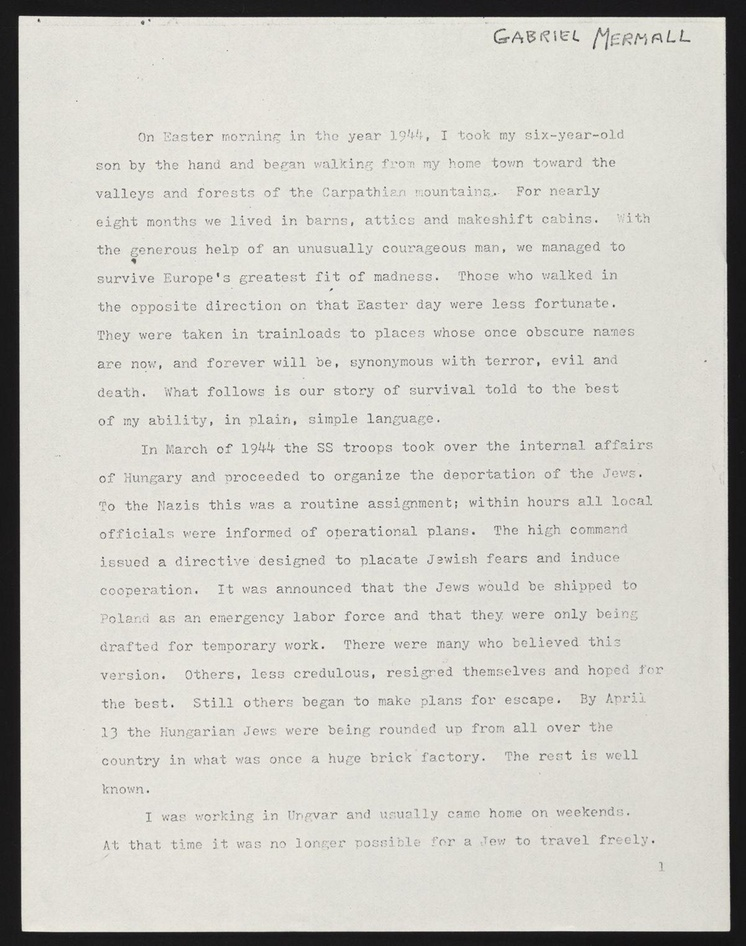
#> input picture process_img/page_01.jpg, 746 x 946 px, shrunk from 1200 x 1522 before the run
$ python -i utils.py   (imports and definitions only)
#> lines starting #> are read from the running program, lines starting #| are printed output that depends on the picture; after the words box and inside, x2 and y2 are one past the last pixel; in counts of white or black regions, pixels touching at a corner belong together
import cv2
import numpy as np

def noise_removal(image):
    kernel = np.ones((1, 1), np.uint8)
    image = cv2.dilate(image, kernel, iterations=1)
    kernel = np.ones((1, 1), np.uint8)
    image = cv2.erode(image, kernel, iterations=1)
    image = cv2.morphologyEx(image, cv2.MORPH_CLOSE, kernel)
    image = cv2.medianBlur(image, 3)
    return image


# def noise_removal(image):
#     # Tăng kích thước kernel cho các bước dilate và erode
#     kernel = np.ones((3, 3), np.uint8)
#
#     # Loại bỏ nhiễu nhỏ hơn và làm dày các đường nét với phép toán morphology
#     image = cv2.dilate(image, kernel, iterations=1)
#     image = cv2.erode(image, kernel, iterations=1)
#     image = cv2.morphologyEx(image, cv2.MORPH_CLOSE, kernel)
#
#     # Sử dụng Gaussian Blur thay vì Median Blur để làm mờ nhiễu
#     image = cv2.GaussianBlur(image, (5, 5), 0)
#
#     # Thêm Adaptive Threshold để giữ độ tương phản tốt
#     image = cv2.adaptiveThreshold(
#         image, 255, cv2.ADAPTIVE_THRESH_GAUSSIAN_C, cv2.THRESH_BINARY, 11, 2
#     )
#
#     return image


def enhance_text(image):
    kernel = np.array([[0, -1, 0],
                       [-1, 5, -1],
                       [0, -1, 0]])
    return cv2.filter2D(image, -1, kernel)

def apply_threshold(image, threshold_value=150):
    # Áp dụng threshold để chuyển ảnh thành đen trắng
#> called with threshold_value = 150
    _, binary_img = cv2.threshold(image, threshold_value, 255, cv2.THRESH_BINARY_INV)
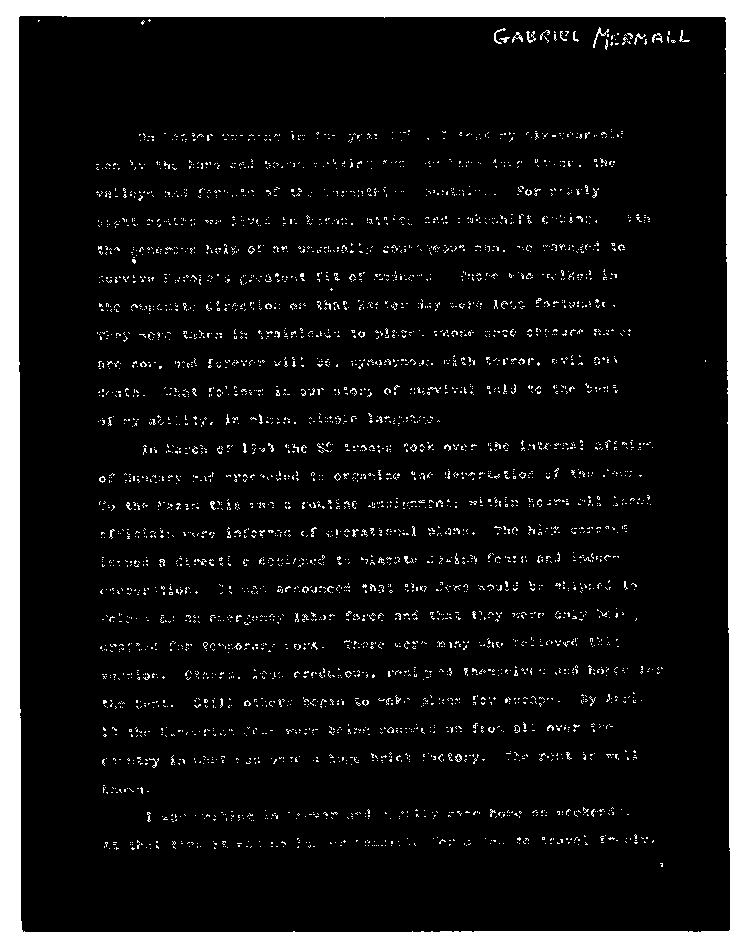
#> binary_img: shape (946, 746); 10.4% white; 3830 white regions (3770 under 20 px), largest, box (x1, y1, x2, y2) and area: (0, 0, 746, 946) 58245, (593, 27, 609, 48) 66, (526, 31, 536, 43) 53
    return binary_img

def process_image(image_path):
    # Đọc ảnh và chuyển về grayscale
    img = cv2.imread(image_path, cv2.IMREAD_GRAYSCALE)

    # Áp dụng các bước xử lý ảnh
    img_denoised = noise_removal(img)
    img_sharpened = enhance_text(img_denoised)
    img_binary = apply_threshold(img_sharpened)

    return img_binary

>>> result = process_image('page_01.jpg')
